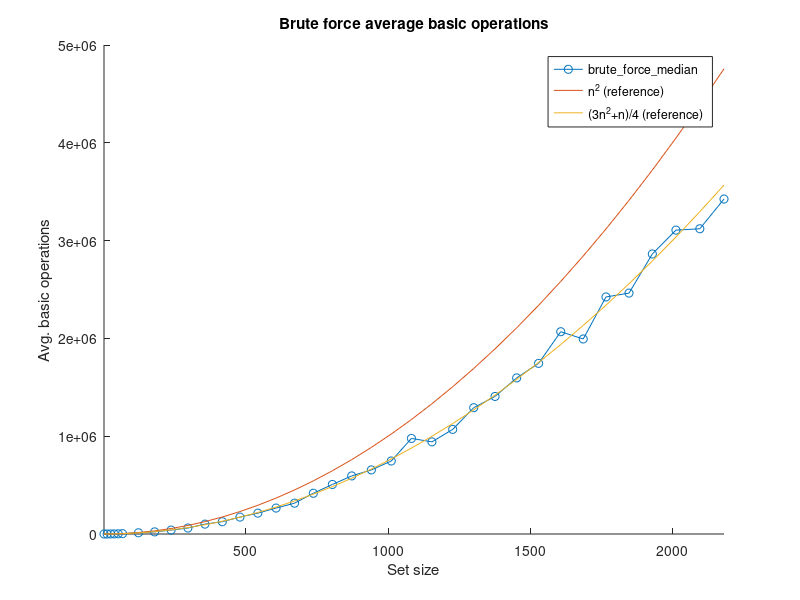

Reproduce this figure in MATLAB. (Note: this script raises an error after producing the figure.)
clear; close all

load('data.mat')

n2 = sizes.^2;
n2n = (3*(sizes.^2) + sizes) / 4;
nm1 = sizes - 1;

%% basic operations

figure
hold on
plot(sizes, brute_ops, '-o')
plot(sizes, n2)
plot(sizes, n2n)
title('Brute force average basic operations')
xlabel('Set size')
ylabel('Avg. basic operations')
xlim([sizes(1) sizes(end)])
lgd = legend('brute\_force\_median', 'n^2 (reference)', '(3n^2+n)/4 (reference)');
lgd.Location = 'northwest';

figure
hold on
plot(sizes, med_ops, '-o')
plot(sizes, sizes)
plot(sizes, 2*nm1)
plot(sizes, 3*nm1)
plot(sizes, 4*nm1)
title('Median average basic operations')
xlabel('Set size')
ylabel('Avg. basic operations')
xlim([sizes(1) sizes(end)])
lgd = legend('median', 'n (reference)', '2(n-1) (reference)', '3(n-1) (reference)', '4(n-1) (reference)');
lgd.Location = 'northwest';

figure
hold on
plot(sizes, brute_ops, '-o')
plot(sizes, med_ops, '-*')
title('Median vs. brute force average basic operations')
xlabel('Set size')
ylabel('Avg. basic operations')
xlim([sizes(1) sizes(end)])
lgd = legend('brute\_force\_median', 'median');
lgd.Location = 'northwest';

%% execution time

scale = brute_time ./ brute_ops;
figure
hold on
plot(sizes, brute_time, '-o')
plot(sizes, scale.*n2)
plot(sizes, scale.*n2n)
title('Brute force average execution time')
xlabel('Set size')
ylabel('Avg. execution time (per 100 repetitions)')
xlim([sizes(1) sizes(end)])
lgd = legend('brute\_force\_median', 'n^2 (scaled reference)', '(3n^2+n)/4 (scaled reference)');
lgd.Location = 'northwest';

scale = med_time ./ med_ops;
figure
hold on
plot(sizes, med_time, '-o')
plot(sizes, scale.*sizes)
plot(sizes, 2*scale.*nm1)
plot(sizes, 3*scale.*nm1)
plot(sizes, 4*scale.*nm1)
title('Median average execution time')
xlabel('Set size')
ylabel('Avg. execution time (per 100 repetitions)')
xlim([sizes(1) sizes(end)])
lgd = legend('median', 'n (scaled reference)', '2(n-1) (scaled reference)', '3(n-1) (scaled reference)', '4(n-1) (scaled reference)');
lgd.Location = 'northwest';

figure
hold on
plot(sizes, brute_time, '-o')
plot(sizes, med_time, '-*')
title('Median vs. brute force average execution time')
xlabel('Set size')
ylabel('Avg. execution time (per 100 repetitions)')
xlim([sizes(1) sizes(end)])
lgd = legend('brute\_force\_median', 'median');
lgd.Location = 'northwest';
